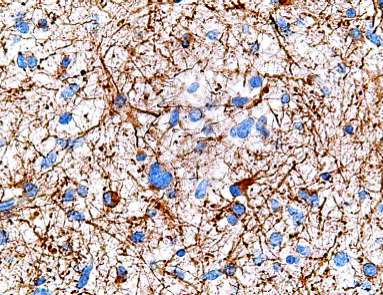
#> input picture Lab6/pics/brainCells.tif, 383 x 295 px
$ python color_segmentation.py
#> lines starting #> are read from the running program, lines starting #| are printed output that depends on the picture; after the words box and inside, x2 and y2 are one past the last pixel; in counts of white or black regions, pixels touching at a corner belong together
from pathlib import Path
import numpy as np
from scipy import ndimage
import matplotlib.pyplot as plt
from matplotlib.colors import ListedColormap, BoundaryNorm
from PIL import Image
from skimage.morphology import binary_erosion, binary_dilation, disk, square
from skimage.segmentation import clear_border
from math import acos, sqrt

# Load the images
file_name = Path('.', 'pics', 'brainCells.tif')
cells = Image.open(file_name)
#> cells is the input picture: PIL image 383x295 RGB; mean R, G, B 195.2, 179.3, 176.1

# extract RGB-channels
rgb_cells = cells.convert('RGB')
R = np.array(rgb_cells)[:,:,0]
G = np.array(rgb_cells)[:,:,1]
B = np.array(rgb_cells)[:,:,2]

# create the CMY channels
C = 255 - R
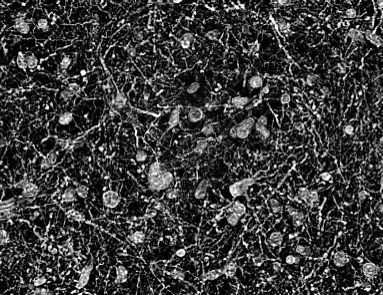
#> C: shape (295, 383); min 0, max 255, mean 59.8
M = 255 - G
Y = 255 - B
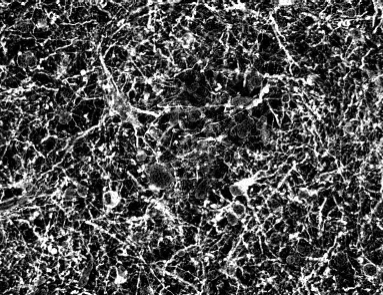
#> Y: shape (295, 383); min 0, max 255, mean 78.9

# create HSI channels
I = 1/3 * (R/255 + G/255 + B/255)

H = np.zeros_like(R, dtype=float)
S = np.zeros_like(R, dtype=float)

for i in range(R.shape[0]):
    for j in range(R.shape[1]):
        numerator = 0.5 * ((R[i, j]/255 - G[i, j]/255) + (R[i, j]/255 - B[i, j]/255))
        denominator = sqrt((R[i, j]/255 - G[i, j]/255) ** 2 + (R[i, j]/255 - B[i, j]/255) * (G[i, j]/255 - B[i, j]/255))

        if denominator == 0:
            H[i, j] = 0
        else:
            H[i, j] = acos(numerator / denominator)

        if B[i, j] > G[i, j]:
            H[i, j] = 2*np.pi - H[i, j]

        # Calculate Saturation (S)
        min_rgb = min(R[i, j], G[i, j], B[i, j]) / 255
        S[i, j] = 1 - (3 * min_rgb / (R[i, j]/255 + G[i, j]/255 + B[i, j]/255))
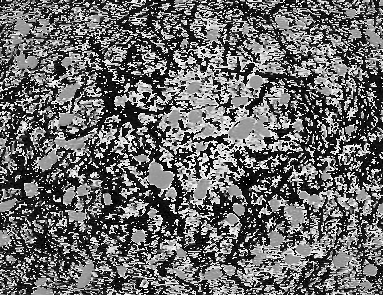
#> H: shape (295, 383) float64; min 0, max 6.28, mean 2.61; drawn with min black and max white
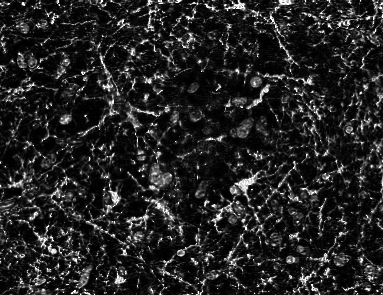
#> S: shape (295, 383) float64; min 0, max 1, mean 0.142

# Scale the Hue channel to the range [0, 255]
scaled_H = (H * 255 / (2 * np.pi)).astype(np.uint8)

# Define the lower and upper bounds
lower_bound = 130
upper_bound = 170

# Define custom colormaps for each image with specified boundaries
colors1 = [(0.2, 0, 1), (1, 0, 0), (0.2, 0, 1)]
boundaries1 = [0, lower_bound, upper_bound, 255]
cmap1 = ListedColormap(colors1)
norm1 = BoundaryNorm(boundaries1, cmap1.N, clip=True)

# Create a binary mask for the image
binary_mask = np.logical_and(scaled_H >= lower_bound, scaled_H <= upper_bound)
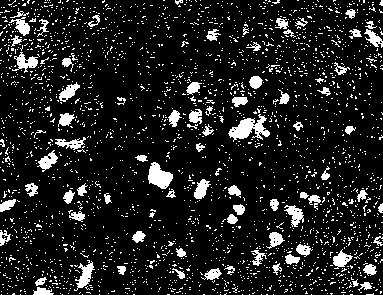
#> binary_mask: shape (295, 383) bool; 12.3% white; 2563 white regions (2479 under 20 px), largest, box (x1, y1, x2, y2) and area: (228, 114, 270, 142) 550, (148, 162, 173, 189) 420, (74, 260, 95, 291) 264
binary_image = binary_mask.astype(np.uint8)

# get rid of noise
eroded_image = binary_erosion(binary_image, disk(2))
#> eroded_image: shape (295, 383) bool; 2% white; 85 white regions (52 under 20 px), largest, box (x1, y1, x2, y2) and area: (150, 165, 171, 187) 266, (230, 120, 252, 137) 186, (79, 265, 92, 286) 104
dilated_image = binary_dilation(eroded_image, disk(2))
#> dilated_image: shape (295, 383) bool; 4.8% white; 64 white regions (5 under 20 px), largest, box (x1, y1, x2, y2) and area: (228, 116, 266, 139) 408, (148, 163, 173, 189) 396, (77, 263, 94, 288) 208
eroded_image = binary_erosion(dilated_image, square(2))
#> eroded_image: shape (295, 383) bool; 3.5% white; 66 white regions (13 under 20 px), largest, box (x1, y1, x2, y2) and area: (149, 164, 173, 189) 343, (230, 119, 254, 139) 255, (79, 265, 94, 288) 160
dilated_image = binary_dilation(eroded_image, square(2))
#> dilated_image: shape (295, 383) bool; 4.6% white; 65 white regions (6 under 20 px), largest, box (x1, y1, x2, y2) and area: (148, 163, 173, 189) 393, (229, 118, 254, 139) 302, (78, 264, 94, 288) 201

# clear borders
clear_image = clear_border(dilated_image)

# label and count the segments
cells_segments, num_segments = ndimage.label(clear_image)
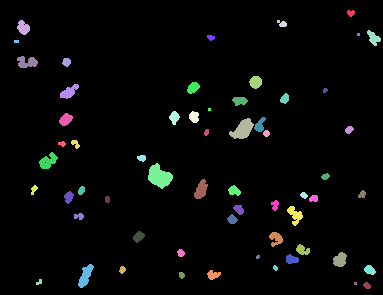
#> cells_segments: shape (295, 383) int32; 62 distinct labels, from 0 to 61; one colour per label, 0 black
#> num_segments = 61
print('found segments: ',num_segments)
#| found segments:  61

# ----------------------------------- plots -------------------------------------------------
fig1, axes1 = plt.subplots(3, 3, figsize=(12, 8))
# Plot the RGB-channels
axes1[0,0].imshow(R, cmap='gray')
axes1[0,0].set_title('R')
axes1[0,0].axis('off')
axes1[0,1].imshow(G, cmap='gray')
axes1[0,1].set_title('G')
axes1[0,1].axis('off')
axes1[0,2].imshow(B, cmap='gray')
axes1[0,2].set_title('B')
axes1[0,2].axis('off')
# Plot the CMY-channels
axes1[1,0].imshow(C, cmap='gray')
axes1[1,0].set_title('C')
axes1[1,0].axis('off')
axes1[1,1].imshow(M, cmap='gray')
axes1[1,1].set_title('M')
axes1[1,1].axis('off')
axes1[1,2].imshow(Y, cmap='gray')
axes1[1,2].set_title('Y')
axes1[1,2].axis('off')
# Plot the HSI-channels
axes1[2,0].imshow(H, cmap='gray')
axes1[2,0].set_title('H')
axes1[2,0].axis('off')
axes1[2,1].imshow(S, cmap='gray')
axes1[2,1].set_title('S')
axes1[2,1].axis('off')
axes1[2,2].imshow(I, cmap='gray')
axes1[2,2].set_title('I')
axes1[2,2].axis('off')
plt.show()

fig2, axes2 = plt.subplots(2, 2, figsize=(12, 8))
# Plot Hue channel
axes2[0,0].imshow(scaled_H, cmap='gray')
axes2[0,0].set_title('Hue')
axes2[0,0].axis('off')
# Add a subplot for the histogram in the second row
axes2[1,0].hist(scaled_H.ravel(), bins=256, range=(0, 256), density=True, color='b', alpha=0.7)
axes2[1,0].set_title('Hue Histogram')
axes2[1,0].set_xlabel('Hue Value')
axes2[1,0].set_ylabel('Normalized Frequency')
axes2[1,0].set_xlim(0, 255)
# Plot Hue channel
axes2[0,1].imshow(scaled_H, cmap=cmap1, norm=norm1)
axes2[0,1].set_title('custom cmap')
axes2[0,1].axis('off')
# Plot Hue channel
axes2[1,1].imshow(binary_image, cmap='gray')
axes2[1,1].set_title('binary image')
axes2[1,1].axis('off')
plt.show()
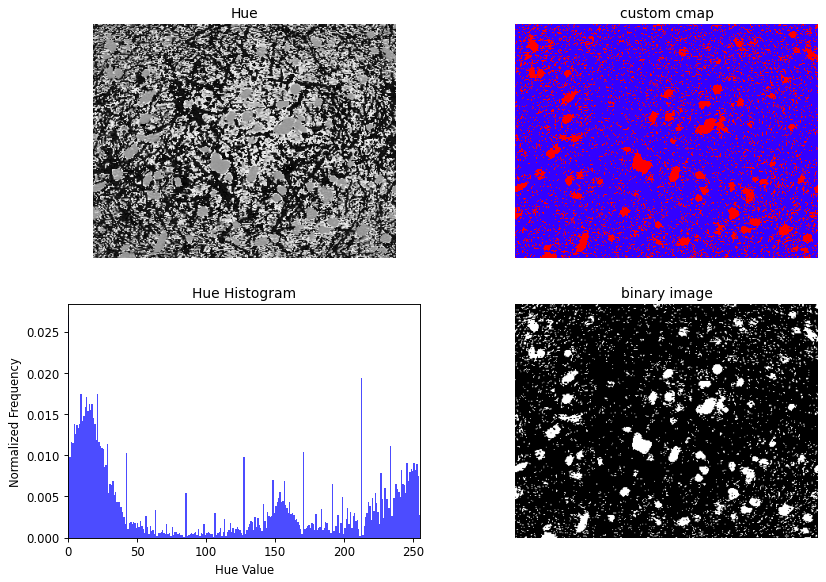
#> figure drawn by matplotlib, 4 panels; panel 3: tallest bar 0.027 high, from x = 0 to 1

fig3, axes3 = plt.subplots(1, 2, figsize=(12, 8))
# binary image
axes3[0].imshow(binary_image, cmap='gray')
axes3[0].set_title('binary image')
axes3[0].axis('off')
# clean image
axes3[1].imshow(clear_image, cmap='gray')
axes3[1].set_title('cleaned up image')
axes3[1].axis('off')
plt.show()

$ run again, with Lab6/pics/ctSkull.tif copied over Lab6/pics/brainCells.tif
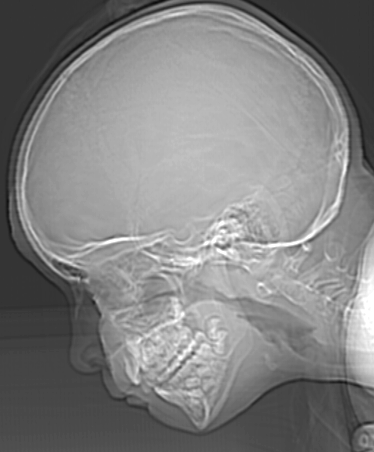
#> input picture Lab6/pics/ctSkull.tif, 374 x 452 px
#> cells is the input picture: PIL image 374x452 L; min 12, max 255, mean 129.4
#> `C = 255 - R`:
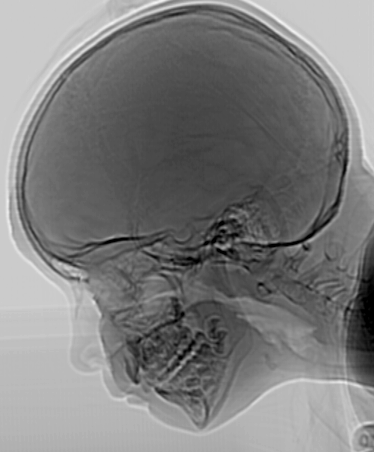
#> C: shape (452, 374); min 0, max 243, mean 125.6
#> scaled_H: shape (452, 374); every value is 0
#> cells_segments: shape (452, 374) int32; every value is 0
#> num_segments = 0
#| found segments:  0
#> `plt.show()`:
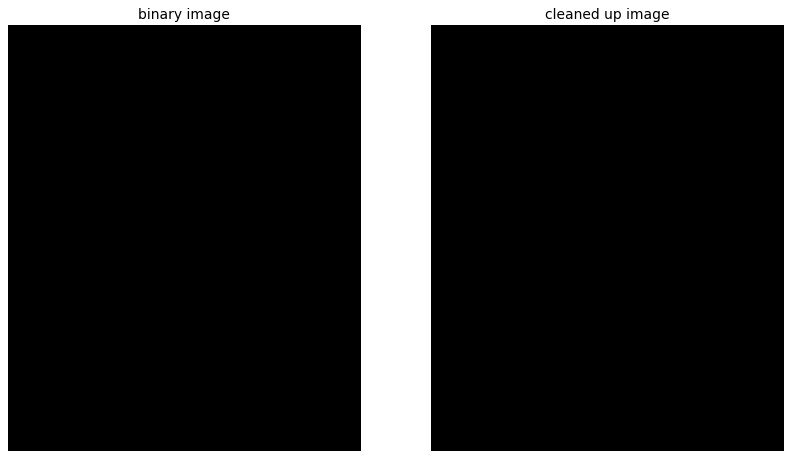
#> figure drawn by matplotlib, 2 panels
